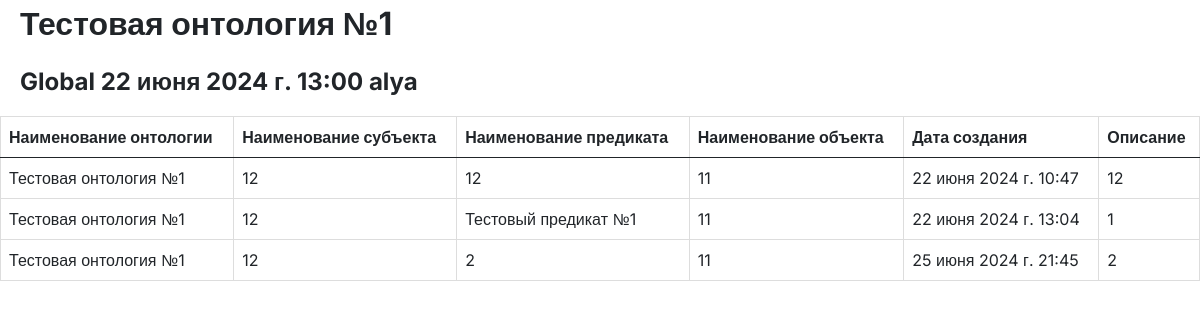
The app's page /ontology/1/ with its own data.
### ontology_auth/models.py (models this page shows, shortened)
class Ontology(models.Model):
    ACCESS_CHOICES=[
        ('Global', 'Общедоступная'),
        ('Private', 'Приватная'),
        ]
    name=models.CharField(max_length=100, verbose_name=('Наименование онтологии'))
    access=models.CharField(
        max_length=50,
        choices=ACCESS_CHOICES,
        default='Global',
        verbose_name=('Доступность')
        )
    created_at = models.DateTimeField(default=timezone.now, verbose_name=('Дата создания'))
    owner=models.ForeignKey(
        User,
        related_name='ontology',
        on_delete=models.SET_NULL,
        null=True,
        blank=True,
        verbose_name=('Владелец')
        )
    def __str__(self):
        return self.name

class rdf_type(models.Model):
    name=models.CharField(max_length=100)
    uri=models.CharField(max_length=100)
    description=models.TextField()
    created_at=models.DateTimeField(default=timezone.now)
    ontology=models.ForeignKey(
        Ontology,
        related_name='ontology',
        on_delete=models.CASCADE
        )
    subject=models.ForeignKey(
        Subject,
        related_name='ontology',
        on_delete=models.SET_NULL,
        blank=True,
        null=True
        )
    object=models.ForeignKey(
        Object,
        related_name='ontology',
        on_delete=models.SET_NULL,
        blank=True,
        null=True
        )

class Subject(models.Model):
    name=models.CharField(max_length=100)
    uri=models.CharField(max_length=100)
    description=models.TextField()
    created_at=models.DateTimeField(default=timezone.now)
    def __str__(self):
        return self.uri

class Object(models.Model):
    name=models.CharField(max_length=100)
    uri=models.CharField(max_length=100)
    description=models.TextField()
    created_at=models.DateTimeField(default=timezone.now)
    def __str__(self):
        return self.uri

### ontology_auth/views.py (the view)
# urls.py: path('ontology/<int:ontology_id>/',ontology_detail,name='ontology_detail'),
def ontology_detail(request, ontology_id):
    ontology_cur= get_object_or_404(Ontology, id=ontology_id)
    rdf_types=rdf_type.objects.filter(ontology=ontology_cur)
    context= {'rdf_types': rdf_types, 'ontology': ontology_cur}
    return render(request, "ontology_auth/ontology_detail.html", context)

### ontology_auth/templates/ontology_auth/ontology_detail.html (shortened to what this page needs)
<!DOCTYPE html>
{% load static %}
<html lang="en">
<head>
    <link rel="stylesheet" href="{% static 'ontology_auth/style_ontology_list.css' %}">
    <link href="https://cdn.jsdelivr.net/npm/bootstrap@5.0.2/dist/css/bootstrap.min.css" rel="stylesheet"
>
</head>
<body>
    <div class="name_wrapper">
        <div class="title_weapper inter-fz fs-2" style="margin-left:20px;" >
            <p class="title_weapper inter-fz fs-2">{{ ontology.name }}</p>
            <p class="title_weapper inter-fz fs-4">{{ ontology.access }}  {{ ontology.created_at }}  {{ ontology.owner }}</p>
        </div>
    </div>
{% block content %}
<table class="table">
    <thead class="inter-fz">
		<tr>
            <th>Наименование онтологии</th>
            <th>Наименование субъекта</th>
			<th>Наименование предиката</th>
            <th>Наименование объекта</th>
			<th>Дата создания</th>
			<th>Описание</th>
		</tr>
	</thead>
{% for rdf_type in rdf_types %}
        <div class="inter-fz" gap="20px">
            <tr onclick="window.location.href='/ontology/{{ ontology.id }}'; return false">
                <td class="inter-fz-1">{{rdf_type.ontology}}</td>
                <td class="inter-fz-1">{{rdf_type.subject}}</td>
                <td class="inter-fz-1" >{{rdf_type.name}}</td>
                <td class="inter-fz-1">{{rdf_type.object}}</td>
                <td class="inter-fz-1">{{rdf_type.created_at}}</td>
                <td class="inter-fz-1">{{rdf_type.description}}</td>
            </tr>
        </div>
{% endfor %}
{% endblock %}
</table>
</body>
</html>

### ontology_auth/static/ontology_auth/style_ontology_list.css (style rules this page uses)
.inter-fz { font-family: "Inter", sans-serif; font-optical-sizing: auto; font-weight: 700; font-style: normal; font-variation-settings: "slnt" 0; }
.inter-fz-1 { font-family: "Inter", sans-serif; font-optical-sizing: auto; font-weight: 400; font-style: normal; font-variation-settings: "slnt" 0; }
.table { width: 100%; margin-bottom: 20px; border: 1px solid #dddddd; border-collapse: collapse; }
.table th { font-weight: bold; padding: 5px; background: #efefef; border: 1px solid #dddddd; }
.table td { border: 1px solid #dddddd; padding: 5px; }
body { position: absolute; top: 0; right: 0; bottom: 0; left: 0; }

### records on screen
Ontology: name "Тестовая онтология №1", access "Global", created_at "22 июня 2024 г. 13:00", owner "alya"
rdf_type: ontology "Тестовая онтология №1", subject "12", name "12", object "11", created_at "22 июня 2024 г. 10:47", description "12"
rdf_type: ontology "Тестовая онтология №1", subject "12", name "Тестовый предикат №1", object "11", created_at "22 июня 2024 г. 13:04", description "1"
rdf_type: ontology "Тестовая онтология №1", subject "12", name "2", object "11", created_at "25 июня 2024 г. 21:45", description "2"
